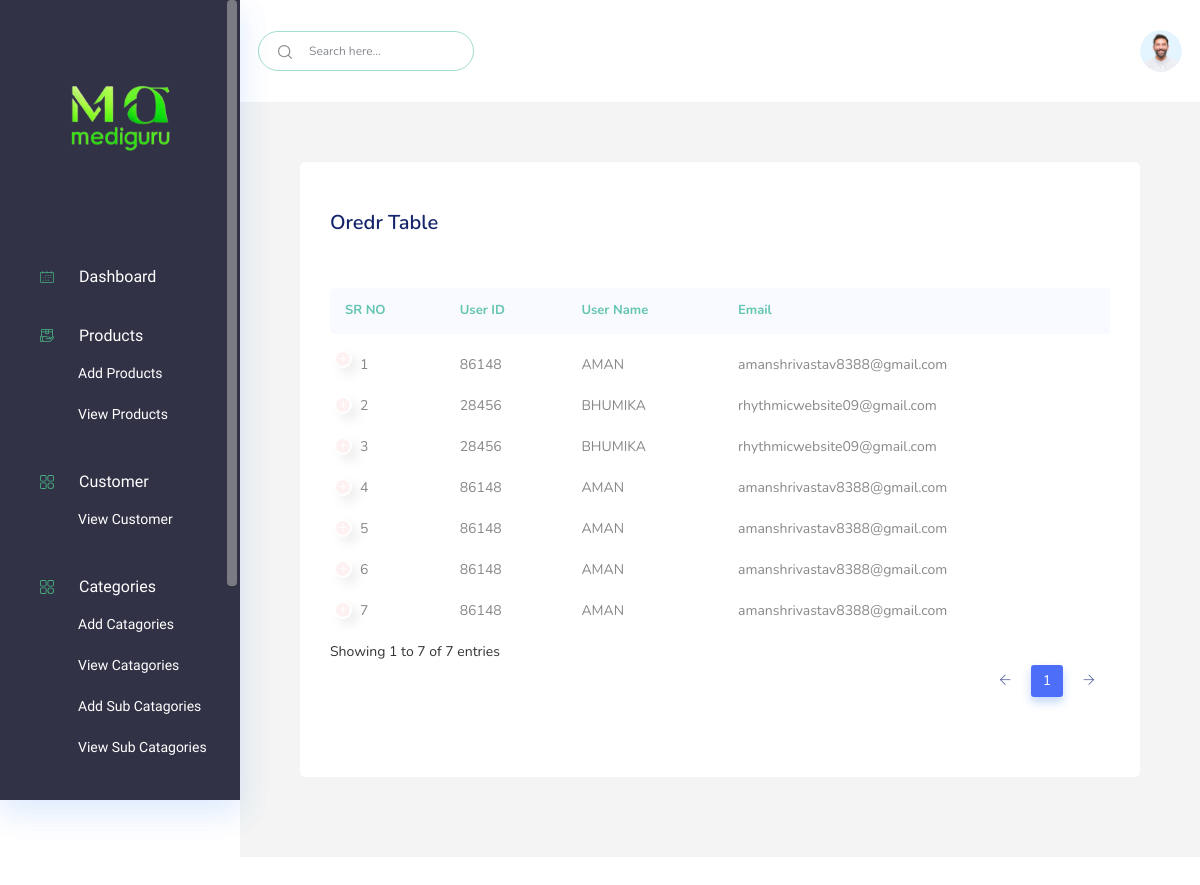
The app's page /admin-order.php (signed in) with its own data.
### tables this page shows
CREATE TABLE `order_manage` (
  `id` int(10) NOT NULL,
  `pay_id` varchar(200) NOT NULL,
  `user_id` int(10) NOT NULL,
  `name` text NOT NULL,
  `email` varchar(60) NOT NULL,
  `phone` int(52) NOT NULL,
  `address` text NOT NULL,
  `payment` text NOT NULL,
  `status` varchar(50) DEFAULT NULL
);

### admin-order.php (the view, shortened to what this page needs)
<?php
include'function.php';
?>
<!DOCTYPE html>
<html lang="zxx">
  <head>
    <link rel="stylesheet" href="css/bootstrap1.min.css" />
    <?php include'components/link.php'?>
  </head>
  <body class="crm_body_bg">
  <?php include'components/header.php'?>
<?php
$query="SELECT * FROM `order_manage`";
$data=mysqli_query($conn, $query);
$total=mysqli_num_rows($data);
if($total != 0)
{
    ?>
<body class="crm_body_bg">
  <?php include'components/header.php'?>
  <section class="main_content dashboard_part large_header_bg">
      <div class="container-fluid g-0">
        <div class="row">
          <div class="col-lg-12 p-0 ">
            <div class="header_iner d-flex justify-content-between align-items-center">
              <div class="serach_field-area d-flex align-items-center">
                <div class="search_inner">
                  <form action="#">
                    <div class="search_field">
                      <input type="text" placeholder="Search here..." id='myinput' onkeyup="search()">
                    </div>
                    <button type="submit">
                      <img src="img/icon/icon_search.svg" alt>
                    </button>
                  </form>
                </div>
              </div>
              <div class="header_right d-flex justify-content-between align-items-center">
                <div class="profile_info">
                  <img src="img/client_img.png" alt="#">
                </div>
              </div>
            </div>
          </div>
        </div>
      </div>
      <div class="main_content_iner ">
        <div class="container-fluid p-0 sm_padding_15px">
          <div class="row justify-content-center">
            <div class="col-lg-12 ">
            <div class="main_content_iner ">
            <div class="container-fluid p-0">
                <div class="row justify-content-center">
                    <div class="col-lg-12">
                        <div class="white_card card_height_100 mb_30">
                            <div class="white_card_header">
                            </div>
                            <div class="white_card_body">
                                <div class="QA_section">
                                    <div class="white_box_tittle list_header">
                                        <h4>Oredr Table</h4>
                                    </div>
                                    <div class="QA_table mb_40">
    <table class="table lms_table_active" id='mytable'>
        <thead>
            <tr>
                <th scope="col">SR NO</th>
                <th scope="col">User ID</th>
                <th scope="col">User Name</th>
                <th scope="col">Email</th>
            </tr>
        </thead>
        <tbody>
            <?php
            $sno = 1;
            while ($result = mysqli_fetch_assoc($data)) {
                echo "
                <tr>
                    <td>" . $sno++ . "</td>
                    <td>" . $result['user_id'] . "</td>
                    <td>" . $result['name'] . "</td>
                    <td>" . $result['email'] . "</td>
                    <td>
                        <table class='table' >
                            <thead>
                                <tr>
                                <th scope='col'>Payment ID</th>
                                    <th scope='col'>Order ID</th>
                                    <th scope='col'>Product Name</th>
                                    <th scope='col'>Price</th>
                                    <th scope='col'>Qty</th>
                                    <th scope='col'>Total</th>
                                </tr>
                            </thead>
                            <tbody>";
?>
                            </tbody>
                        </table>
                    </td>
                </tr>
           <?php
            }}
            ?>
        </tbody>
    </table>
</div>
                                </div>
                            </div>
                        </div>
                    </div>
                </div>
            </div>
        </div>
            </div>
          </div>
        </div>
      </div>

### components/link.php
<link rel="stylesheet" href="vendors/themefy_icon/themify-icons.css" />
<link rel="stylesheet" href="vendors/niceselect/css/nice-select.css" />
<link rel="stylesheet" href="vendors/owl_carousel/css/owl.carousel.css" />
<link rel="stylesheet" href="vendors/gijgo/gijgo.min.css" />
<link rel="stylesheet" href="vendors/font_awesome/css/all.min.css" />
<link rel="stylesheet" href="vendors/tagsinput/tagsinput.css" />
<link rel="stylesheet" href="vendors/datepicker/date-picker.css" />
<link rel="stylesheet" href="vendors/vectormap-home/vectormap-2.0.2.css" />
<link rel="stylesheet" href="vendors/scroll/scrollable.css" />
<link rel="stylesheet" href="vendors/datatable/css/jquery.dataTables.min.css" />
<link rel="stylesheet" href="vendors/datatable/css/responsive.dataTables.min.css" />
<link rel="stylesheet" href="vendors/datatable/css/buttons.dataTables.min.css" />
<link rel="stylesheet" href="vendors/text_editor/summernote-bs4.css" />
<link rel="stylesheet" href="vendors/morris/morris.css">
<link rel="stylesheet" href="vendors/material_icon/material-icons.css" />
<link rel="stylesheet" href="css/metisMenu.css">
<link rel="stylesheet" href="css/style1.css" />
<link rel="stylesheet" href="css/colors/default.css" id="colorSkinCSS">

### components/header.php (shortened to what this page needs)
<nav class="sidebar vertical-scroll dark_sidebar  ps-container ps-theme-default ps-active-y">
      <div class="logo d-flex justify-content-between">
        <a href="index.php">
          <img src="img/mainlogo.png" heigth="100px" width="100px">
        </a>
      </div>
      <ul id="sidebar_menu">
      <li class>
          <a href="index.php" aria-expanded="false">
            <div class="icon_menu">
              <img src="img/menu-icon/7.svg" alt>
            </div>
            <span>Dashboard</span>
          </a>
        </li>
    <li class>
          <a class="has-arrow" href="#" aria-expanded="false">
            <div class="icon_menu">
              <img src="img/menu-icon/8.svg" alt>
            </div>
            <span>Products</span>
          </a>
          <ul>
            <li>
              <a href="add-product.php">Add Products</a>
            </li>
            <li>
              <a href="view-product.php">View Products</a>
            </li>
          </ul>
        </li>
    <li class>
          <a class="has-arrow" href="#" aria-expanded="false">
            <div class="icon_menu">
              <img src="img/menu-icon/2.svg" alt>
            </div>
            <span>Customer</span>
          </a>
          <ul>
             <li>
              <a href="view-user.php">View Customer</a>
            </li>
          </ul>
        </li>
        <li class>
          <a class="has-arrow" href="#" aria-expanded="false">
            <div class="icon_menu">
              <img src="img/menu-icon/2.svg" alt>
            </div>
            <span>Categories</span>
          </a>
          <ul>
            <li>
              <a href="add-catagories.php">Add Catagories</a>
            </li>
            <li>
            <a href="view-catagories.php">View Catagories</a>
            </li>
            <li>
            <a href="add-sub-catagories.php">Add Sub Catagories</a>
            </li>
            <li>
            <a href="view-sub-catagories.php">View Sub Catagories</a>
            </li>
          </ul>
        </li>
        <li class>
          <a class="has-arrow" href="#" aria-expanded="false">
            <div class="icon_menu">
            </div>
            <span>Order</span>
          </a>
          <ul>
             <li>
              <a href="admin-order.php">View Order</a>
            </li>
          </ul>
        </li>
        <li class>
          <a  href="#" aria-expanded="false">
            <div class="icon_menu">
            </div>
            <span>Priscription</span>
          </a>
        </li>
        <li class>
          <a href="logout.php" aria-expanded="false">
            <div class="icon_menu">
            </div>
            <span>Logout</span>
          </a>
        </li>
      </ul>
    </nav>

### css/metisMenu.css (style rules this page uses)
.metismenu .has-arrow { position:relative }
.metismenu .has-arrow::after { position:absolute;content:'';transform:rotate(-90deg) translate(0,-50%);transform-origin:top;top:50%;transition:all .3s ease-out;right:40px;content:"\e64b";font-family:themify;color:#a5adc6;font-weight:600;font-size:14px }
.metismenu .mm-active>.has-arrow::after,.metismenu .has-arrow[aria-expanded=true]::after { transform:rotate(180deg) translate(0,-50%) }

### records on screen
order_manage: user "86148", name "AMAN", email "amanshrivastav8388@gmail.com"
order_manage: user "28456", name "BHUMIKA", email "rhythmicwebsite09@gmail.com"
order_manage: user "28456", name "BHUMIKA", email "rhythmicwebsite09@gmail.com"
order_manage: user "86148", name "AMAN", email "amanshrivastav8388@gmail.com"
order_manage: user "86148", name "AMAN", email "amanshrivastav8388@gmail.com"
order_manage: user "86148", name "AMAN", email "amanshrivastav8388@gmail.com"
order_manage: user "86148", name "AMAN", email "amanshrivastav8388@gmail.com"
